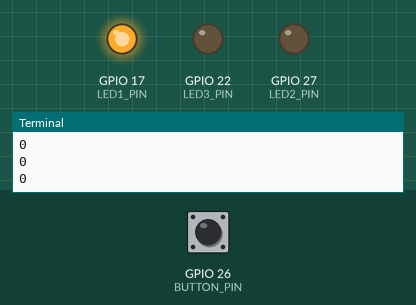
Recording of a program running on a simulated Raspberry Pi (BCM pin numbers). Parts: output pins drawn as LEDs (lit = HIGH), the last lines printed to the terminal. The inputs (shaded band) are chosen by the test bench; at power-on: GPIO 26 (BUTTON_PIN) LOW.

Above: at 1.2 s.
1.3 s: GPIO 26 (BUTTON_PIN) pulled HIGH for 0.15 s
At 2.1 s:
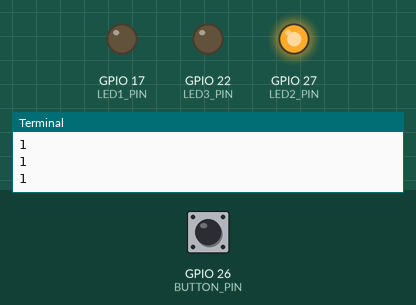
2.9 s: GPIO 26 (BUTTON_PIN) pulled HIGH for 1 s
At 4.7 s:
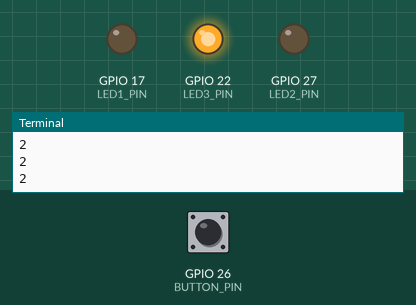
5.4 s: GPIO 26 (BUTTON_PIN) pulled HIGH for 3.2 s
At 9.3 s:
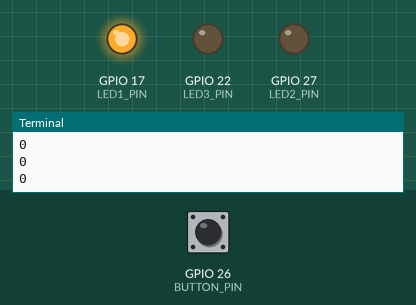
Timing chart, 0 to 10.8 s (numbered marks = the images above; inputs shaded):
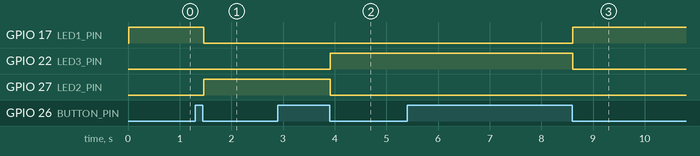

Measured:
- after the input at 1.3 s, GPIO 17 (LED1_PIN): HIGH → LOW after 0.16 s; GPIO 27 (LED2_PIN): LOW → HIGH after 0.16 s
- after the input at 2.9 s, GPIO 22 (LED3_PIN): LOW → HIGH after 1.0 s; GPIO 27 (LED2_PIN): HIGH → LOW after 1.0 s
- after the input at 5.4 s, GPIO 17 (LED1_PIN): LOW → HIGH after 3.2 s; GPIO 22 (LED3_PIN): HIGH → LOW after 3.2 s

The program:

3leds_with_button.py
```python
import RPi.GPIO as GPIO
import time

BUTTON_PIN = 26
LED1_PIN = 17
LED2_PIN = 27
LED3_PIN = 22

GPIO.setmode(GPIO.BCM)

GPIO.setup(BUTTON_PIN, GPIO.IN)
GPIO.setup(LED1_PIN, GPIO.OUT)
GPIO.setup(LED2_PIN, GPIO.OUT)
GPIO.setup(LED3_PIN, GPIO.OUT)

curr_state = 0
counter = 0

while True:
    time.sleep(0.01)
    count = False

    if counter == 0:
        GPIO.output(LED1_PIN, GPIO.HIGH)
        GPIO.output(LED2_PIN, GPIO.LOW)
        GPIO.output(LED3_PIN, GPIO.LOW)
    elif counter == 1:
        GPIO.output(LED2_PIN, GPIO.HIGH)
        GPIO.output(LED1_PIN, GPIO.LOW)
        GPIO.output(LED3_PIN, GPIO.LOW)
    elif counter == 2:
        GPIO.output(LED3_PIN, GPIO.HIGH)
        GPIO.output(LED1_PIN, GPIO.LOW)
        GPIO.output(LED2_PIN, GPIO.LOW)

    curr_state = GPIO.input(BUTTON_PIN)

    while curr_state == GPIO.HIGH:
        time.sleep(0.01)
        curr_state = GPIO.input(BUTTON_PIN)
        count = True

    if count:
        if counter == 2:
            counter = 0
        else:
            counter += 1

    print(counter)

GPIO.cleanup()
```
